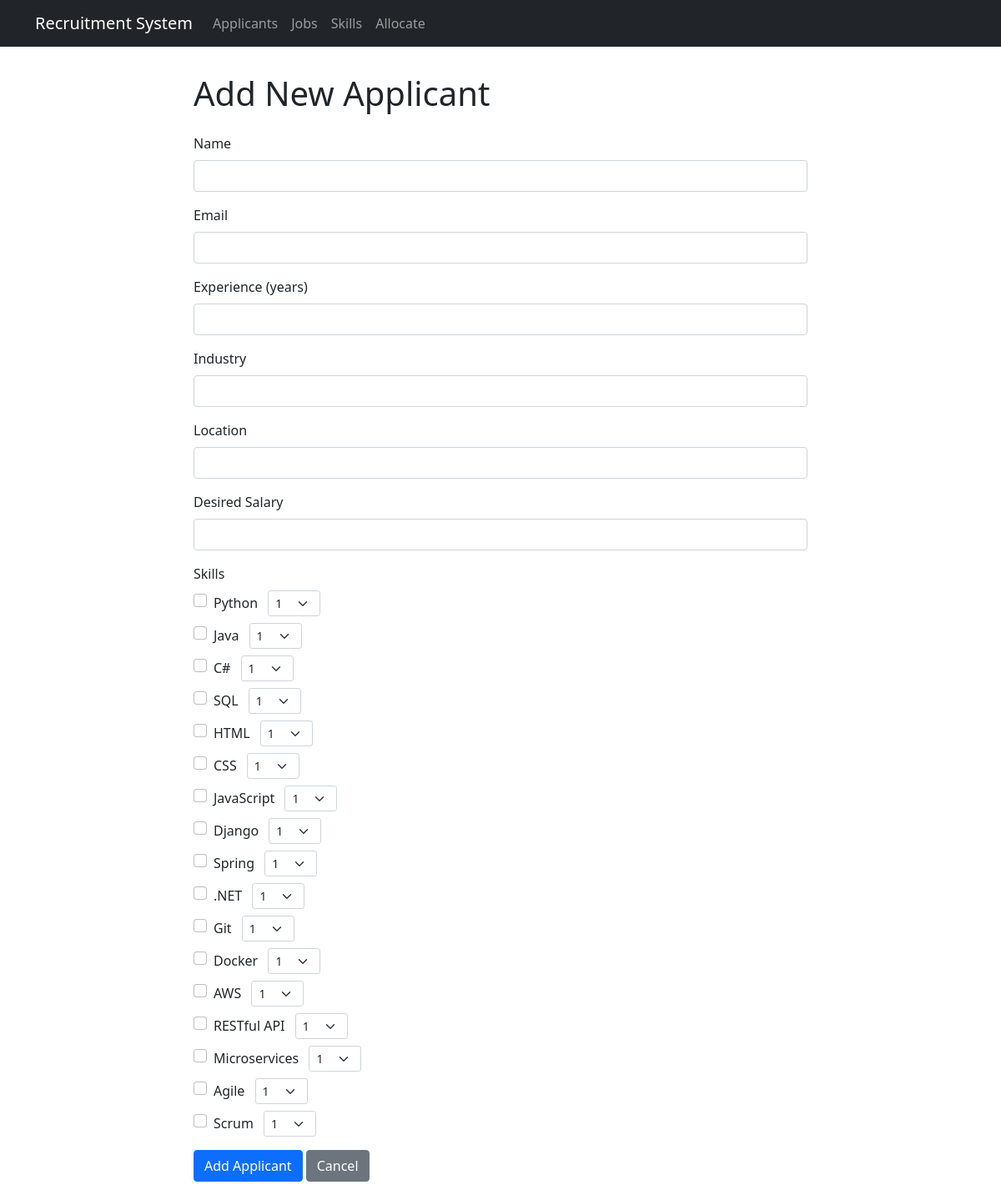
The app's page /add_applicant with its own data.
### tables this page shows
CREATE TABLE skills (
        id INTEGER PRIMARY KEY AUTOINCREMENT,
        name TEXT NOT NULL UNIQUE
    );

### app.py (the view, shortened to what this page needs)
@app.route('/add_applicant', methods=['GET', 'POST'])
def add_applicant():
    conn = get_db_connection()
    skills = conn.execute('SELECT * FROM skills').fetchall()
    conn.close()
    return render_template('add_applicant.html', skills=skills)

### app.py (called while the page is built)
def get_db_connection():
    conn = sqlite3.connect(DATABASE)
    conn.row_factory = sqlite3.Row
    return conn

### templates/add_applicant.html (shortened to what this page needs)
{% extends "base.html" %}
{% block content %}
<div class="row">
    <div class="col-md-8 offset-md-2">
        <h1 class="mb-4">Add New Applicant</h1>
        <form method="post" class="needs-validation" novalidate>
            <div class="mb-3">
                <label for="name" class="form-label">Name</label>
                <input type="text" class="form-control" id="name" name="name" required>
            </div>
            <div class="mb-3">
                <label for="email" class="form-label">Email</label>
                <input type="email" class="form-control" id="email" name="email" required>
            </div>
            <div class="mb-3">
                <label for="experience" class="form-label">Experience (years)</label>
                <input type="number" class="form-control" id="experience" name="experience" min="0" required>
            </div>
            <div class="mb-3">
                <label for="industry" class="form-label">Industry</label>
                <input type="text" class="form-control" id="industry" name="industry" required>
            </div>
            <div class="mb-3">
                <label for="location" class="form-label">Location</label>
                <input type="text" class="form-control" id="location" name="location" required>
            </div>
            <div class="mb-3">
                <label for="desired_salary" class="form-label">Desired Salary</label>
                <input type="number" class="form-control" id="desired_salary" name="desired_salary" min="0" step="0.01" required>
            </div>
            <div class="mb-3">
                <label class="form-label">Skills</label>
                {% for skill in skills %}
                <div class="form-check mb-2">
                    <input class="form-check-input" type="checkbox" name="skills" value="{{ skill['id'] }}" id="skill_{{ skill['id'] }}">
                    <label class="form-check-label" for="skill_{{ skill['id'] }}">
                        {{ skill['name'] }}
                        <select name="skill_level_{{ skill['id'] }}" class="form-select form-select-sm d-inline-block w-auto ms-2">
                            {% for i in range(1, 11) %}
                            <option value="{{ i }}">{{ i }}</option>
                            {% endfor %}
                        </select>
                    </label>
                </div>
                {% endfor %}
            </div>
            <div class="mb-3">
                <button type="submit" class="btn btn-primary">Add Applicant</button>
                <a href="{{ url_for('applicants') }}" class="btn btn-secondary">Cancel</a>
            </div>
        </form>
    </div>
</div>
{% endblock %}

### records on screen
skills: name "Python", id "1"
skills: name "Java", id "1"
skills: name "C#", id "1"
skills: name "SQL", id "1"
skills: name "HTML", id "1"
skills: name "CSS", id "1"
skills: name "JavaScript", id "1"
skills: name "Django", id "1"
skills: name "Spring", id "1"
skills: name ".NET", id "1"
skills: name "Git", id "1"
skills: name "Docker", id "1"
skills: name "AWS", id "1"
skills: name "RESTful API", id "1"
skills: name "Microservices", id "1"
skills: name "Agile", id "1"
skills: name "Scrum", id "1"
